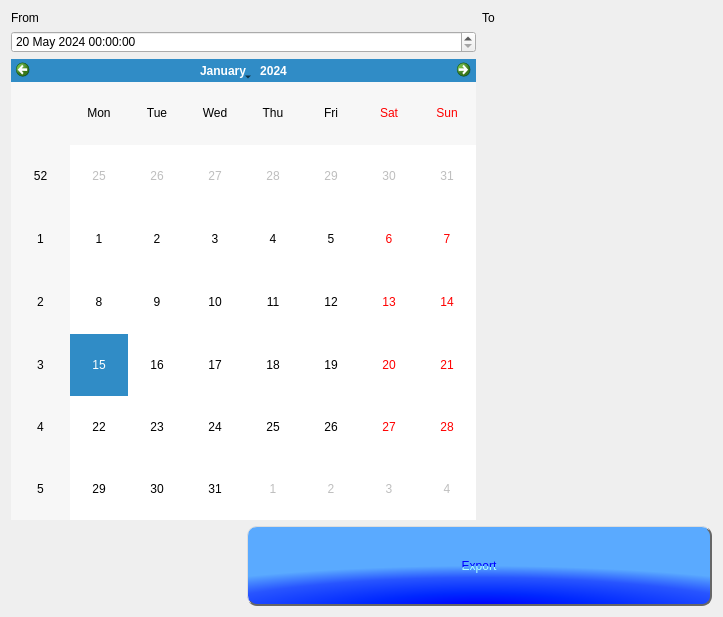
<?xml version="1.0" encoding="UTF-8"?>
<ui version="4.0">
 <class>dlgExportLog</class>
 <widget class="QDialog" name="dlgExportLog">
  <property name="geometry">
   <rect>
    <x>0</x>
    <y>0</y>
    <width>723</width>
    <height>617</height>
   </rect>
  </property>
  <property name="windowTitle">
   <string>Export Log</string>
  </property>
  <property name="styleSheet">
   <string notr="true">QPushButton{
	font: 48px &quot;Arial&quot;;
	color: qradialgradient(spread:pad, cx:0.5, cy:1.7, radius:1.7, fx:0.5, fy:1.7, stop:0 rgba(170, 255, 255, 255), stop:0.7 rgba(170, 255, 255, 255), stop:0.71 rgba(0, 0, 255, 255), stop:1 rgba(0, 0, 255, 255));
	background-color: qradialgradient(spread:pad, cx:0.5, cy:1.5, radius:1, fx:0.5, fy:1, stop:0 rgba(0, 0, 255, 255), stop:0.3 rgba(0, 40, 255, 255), stop:0.7 rgba(40, 85, 255, 255), stop:1 rgba(90, 170, 255, 255));
	border-radius:10px;
	border-top:1px solid #ddd;
	border-left:1px solid #ddd;
	border-right:2px solid #666;
	border-bottom:2px solid #666;
}

QPushButton:pressed{
	border-top:2px solid #666;
	border-left:2px solid #666;
	border-right:1px solid #ddd;
	border-bottom:1px solid #ddd;
}

QCalendarWidget QPushButton{
	font: 24px &quot;Arial&quot;;
	color:rgba(170, 255, 255, 255);
}</string>
  </property>
  <layout class="QGridLayout" name="gridLayout">
   <item row="0" column="0">
    <widget class="QLabel" name="lblFrom">
     <property name="text">
      <string>From</string>
     </property>
    </widget>
   </item>
   <item row="0" column="2">
    <widget class="QLabel" name="lblTo">
     <property name="text">
      <string>To</string>
     </property>
    </widget>
   </item>
   <item row="1" column="0" colspan="2">
    <widget class="QDateTimeEdit" name="dateEdit">
     <property name="minimumDateTime">
      <datetime>
       <hour>0</hour>
       <minute>0</minute>
       <second>0</second>
       <year>2024</year>
       <month>5</month>
       <day>20</day>
      </datetime>
     </property>
     <property name="calendarPopup">
      <bool>false</bool>
     </property>
    </widget>
   </item>
   <item row="2" column="0" colspan="2">
    <widget class="QCustomCalendarWidget" name="calendarFrom"/>
   </item>
   <item row="3" column="1" colspan="2">
    <widget class="QPushButton" name="btnExport">
     <property name="minimumSize">
      <size>
       <width>200</width>
       <height>80</height>
      </size>
     </property>
     <property name="styleSheet">
      <string notr="true"/>
     </property>
     <property name="text">
      <string>Export</string>
     </property>
    </widget>
   </item>
  </layout>
 </widget>
 <customwidgets>
  <customwidget>
   <class>QCustomCalendarWidget</class>
   <extends>QCalendarWidget</extends>
   <header location="global">FunctionLib_UI.WidgetButton.h</header>
  </customwidget>
 </customwidgets>
 <resources/>
 <connections/>
</ui>
